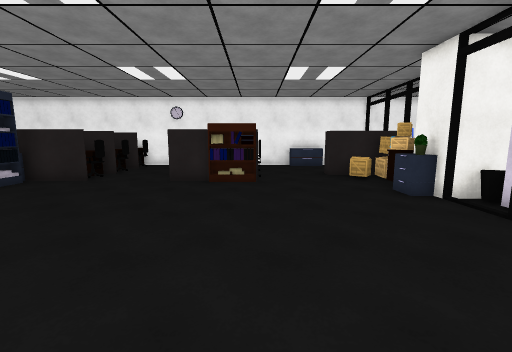
View 1 (above)

23 first-person views from a walk through a scene from a Unity 3-D project. The camera is 1.5 m above the floor, tilts 8° down and sees 90° across. The floor is counted in squares, 1 m on a side. Each view is taken from the middle of a square. On the plan, view 1 faces up. The plan holds only what a view shows up to about 13 squares ahead; the rest is blank. The player character is not drawn. Some animated figures are not drawn. Surface patterns are stand-ins for the level's own textures.

View 2
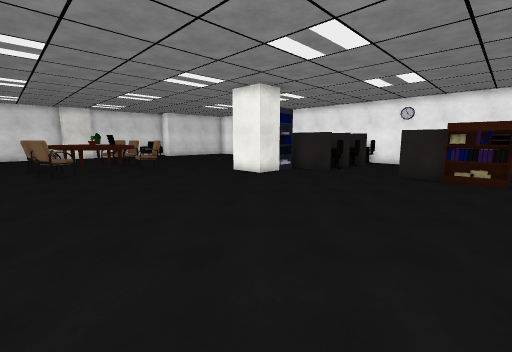

View 3
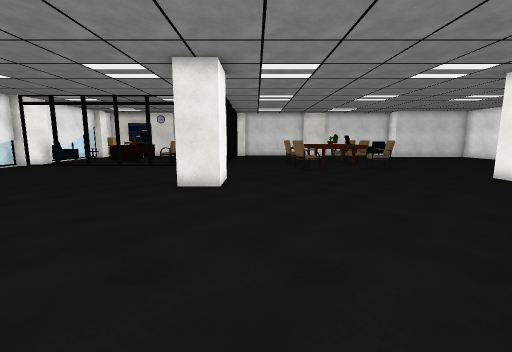

View 4
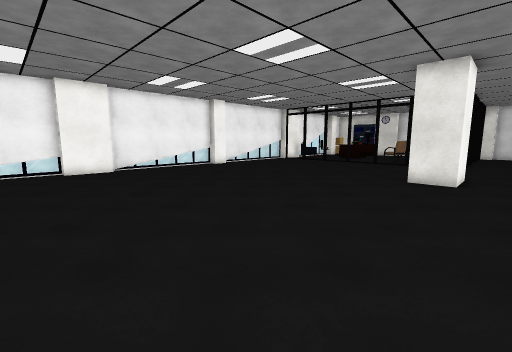

View 5
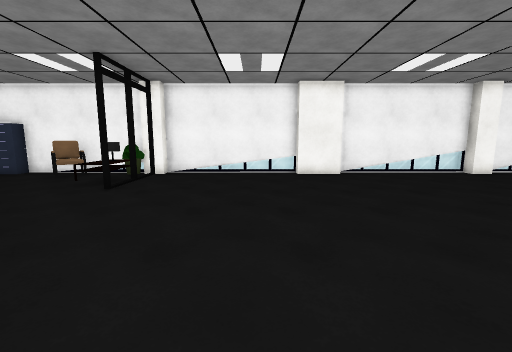

View 6
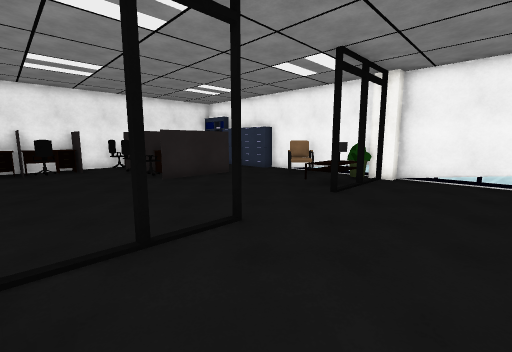

View 7
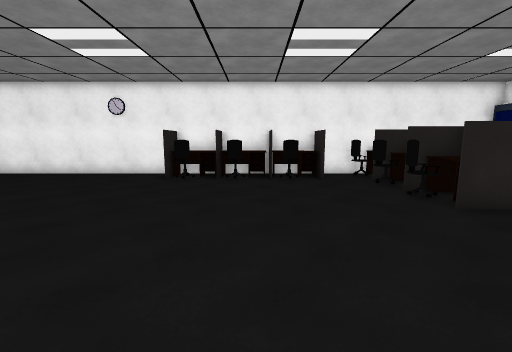

View 8
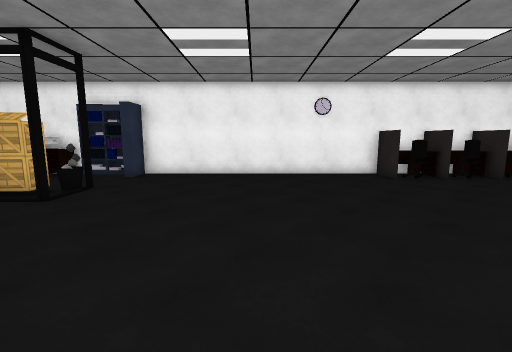

View 9
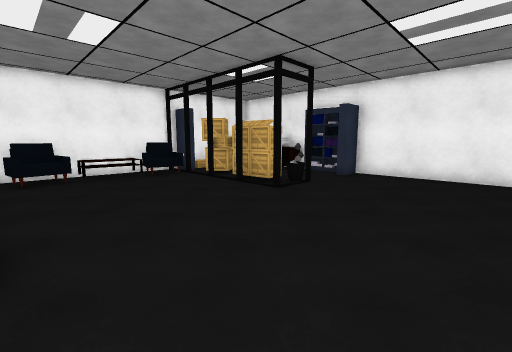

View 10
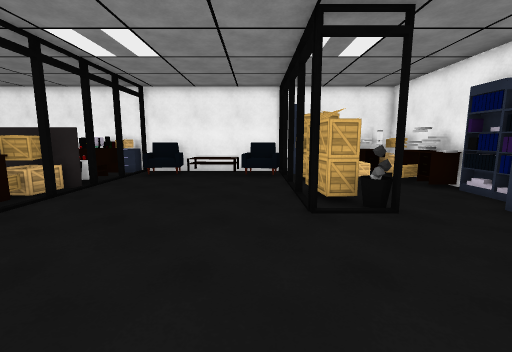

View 11
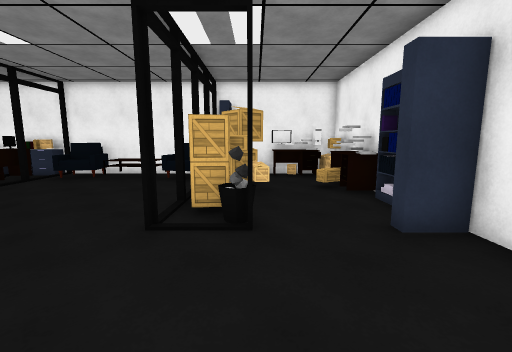

View 12
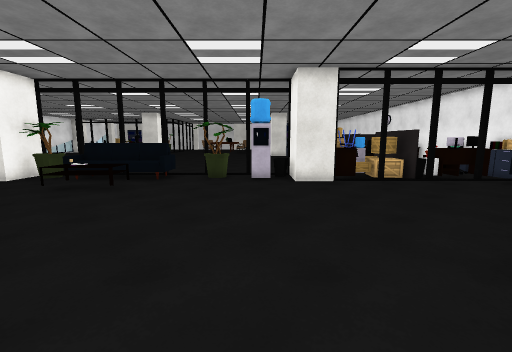

View 13
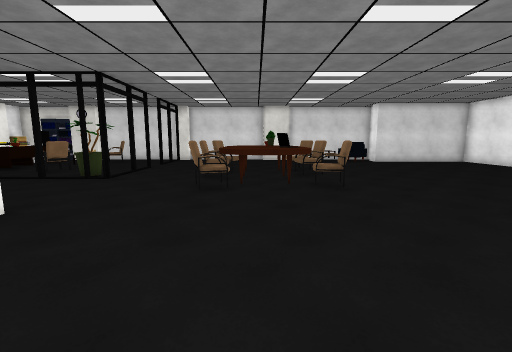

View 14
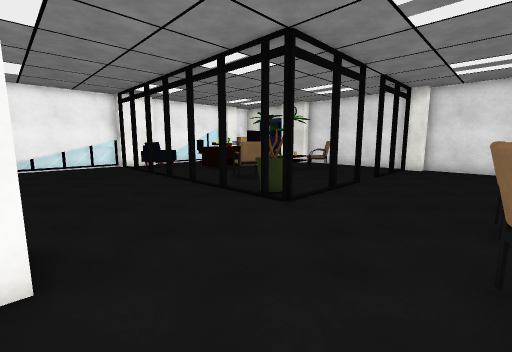

View 15
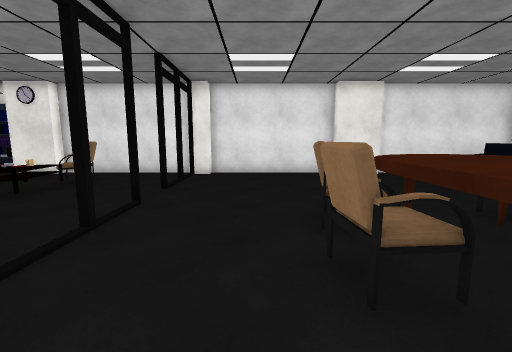

View 16
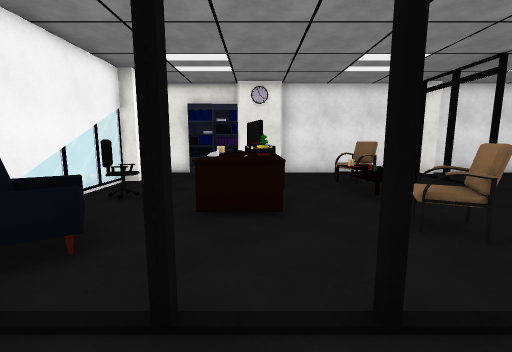

View 17
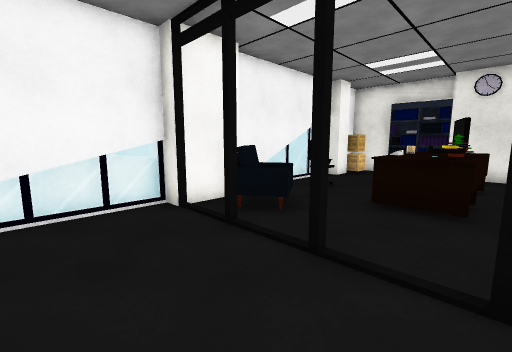

View 18
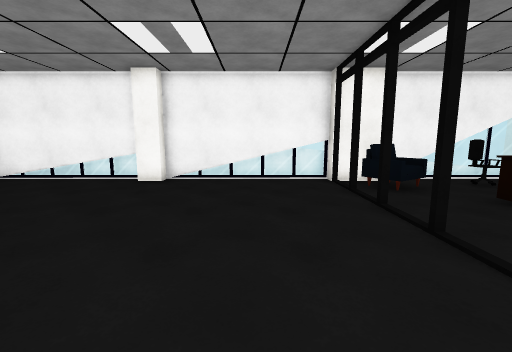

View 19
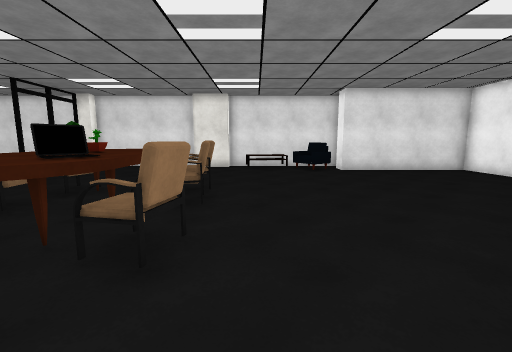

View 20
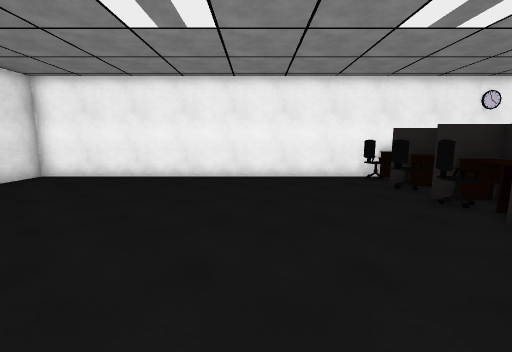

View 21
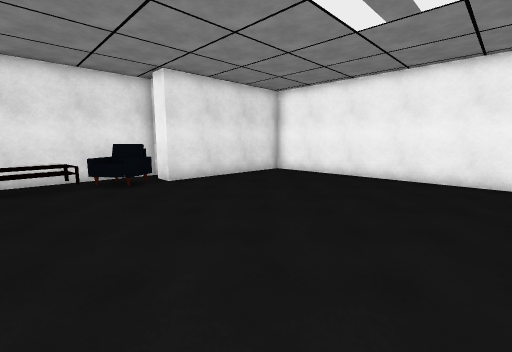

View 22
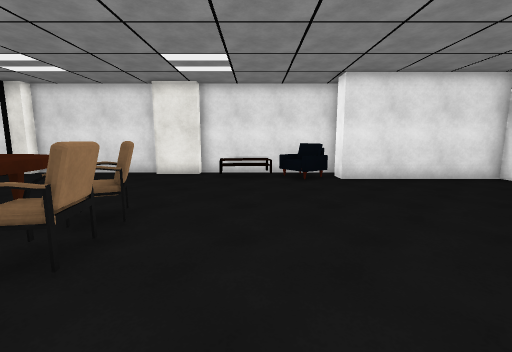

View 23
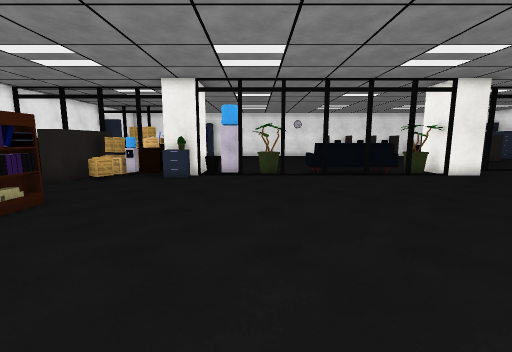

### Floor plan
Key: @ floor where view 1 was taken; # wall or solid block; . floor; = window, fence, low wall or low ledge; B box; C cabinet; P plant; A armchair; T table; M computer; N monitor; O other object.
Columns run from 25 left of view 1 to 19 right of it. Each row starts with its distance up from view 1.
 16   ################          #################
 15   #............OO          OOO OAA OO OC NMO#
 14   #.............              .OAAAO OOCB.OO#
 13   #............OO         ... O #......B#..O#
 12   #.............O   ..    ... OM.......BB.BO#
 11   #............OO#  ..    ..###O ......BB..C#
 10 ###.............O   ..    ...BBB#......B...C#
  9 ##O.............OC.....CCC....BB.......BO..C#
  8 =OO............  C............BO#.....#.O..C#
  7 =O.............###...........CP##...........#
  6 #OO............................O............#
  5 #OO...........................OO............#
  4 #......A.A.AA...............................#
  3 ##.....AAATAA.................#P............#
  2 ##.....ATTOOT...............................#
  1 #..   .TTTOTTT................ O.O..........#
  0 #......AAAATA............@....  .O..........#
 -1 #......AAAA.AA................O .OO.........#
 -2 #.............................OO............#
 -3 #..............................P..........OO#
 -4 ##.............##.............##. .........O#
 -5 ##....#.#...... #.............#   ........ O#
 -6 #.........P................................O#
 -7 #...............................#.........OO#
 -8 #.AAOO .A.................................OO#
 -9 #..AO  AA.#.....................#.........###
-10 #...O.................................OO.O#O#
-11 ##........#........................... OOO O#
-12  # .NNOO..............................#####
-13 C    OOO..#.....................OO....
-14 CC.......A......................OO....
-15 #C...OO.AA#.....................OO.A..
-16 #BB..O..A##.............##.....##PAA..C
-17    ===#################################
-18    #

Where each view was taken, in squares from view 1:
view 1: 0 up, 0 right, facing up
view 2: 2 down, 0 right, facing up-left
view 3: 3 down, 0 right, facing left
view 4: 3 down, 2 right, facing down-left
view 5: 5 down, 2 right, facing down
view 6: 6 down, 3 right, facing down-right
view 7: 6 down, 7 right, facing right
view 8: 3 up, 7 right, facing right
view 9: 3 up, 7 right, facing up-right
view 10: 3 up, 12 right, facing up
view 11: 4 up, 15 right, facing up
view 12: 5 up, 16 right, facing left
view 13: 1 up, 5 left, facing left
view 14: 1 down, 10 left, facing down-left
view 15: 2 down, 13 left, facing left
view 16: 12 down, 13 left, facing left
view 17: 11 down, 12 left, facing down-left
view 18: 7 down, 12 left, facing down
view 19: 5 up, 10 left, facing left
view 20: 5 up, 14 left, facing up
view 21: 5 up, 14 left, facing up-left
view 22: 6 up, 13 left, facing left
view 23: 4 up, 6 left, facing right
